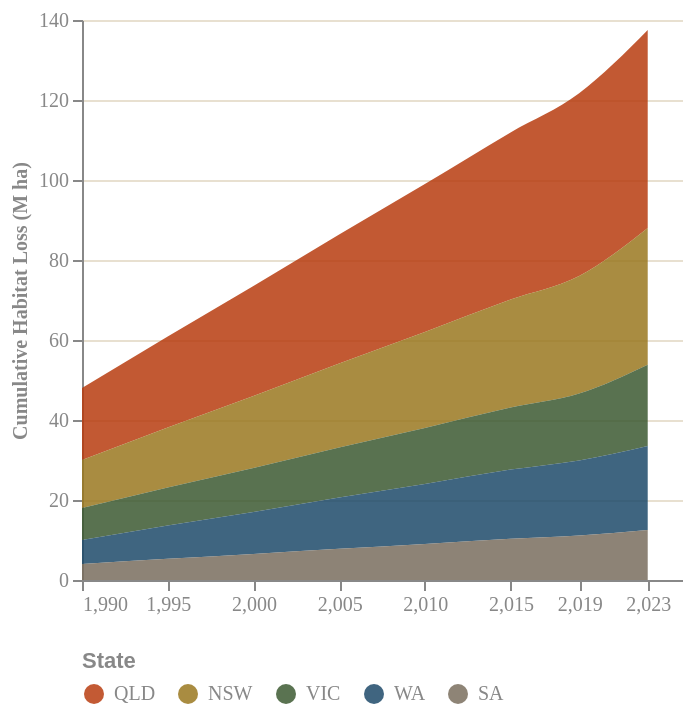

This figure's Vega-Lite source:
### Vega-Lite specification from a JSON file in a GitHub repository (floating-point values rounded to 4 significant figures)
{"$schema": "https://vega.github.io/schema/vega-lite/v5.json", "width": "container", "height": 280, "background": "transparent", "data": {"values": [{"year": 1990, "state": "QLD", "loss_mha": 18.0}, {"year": 1995, "state": "QLD", "loss_mha": 22.8}, {"year": 2000, "state": "QLD", "loss_mha": 27.5}, {"year": 2005, "state": "QLD", "loss_mha": 32.3}, {"year": 2010, "state": "QLD", "loss_mha": 37.0}, {"year": 2015, "state": "QLD", "loss_mha": 41.8}, {"year": 2019, "state": "QLD", "loss_mha": 45.7}, {"year": 2023, "state": "QLD", "loss_mha": 49.5}, {"year": 1990, "state": "NSW", "loss_mha": 12.0}, {"year": 1995, "state": "NSW", "loss_mha": 15.0}, {"year": 2000, "state": "NSW", "loss_mha": 18.0}, {"year": 2005, "state": "NSW", "loss_mha": 21.0}, {"year": 2010, "state": "NSW", "loss_mha": 24.0}, {"year": 2015, "state": "NSW", "loss_mha": 27.0}, {"year": 2019, "state": "NSW", "loss_mha": 29.4}, {"year": 2023, "state": "NSW", "loss_mha": 34.2}, {"year": 1990, "state": "VIC", "loss_mha": 8.0}, {"year": 1995, "state": "VIC", "loss_mha": 9.5}, {"year": 2000, "state": "VIC", "loss_mha": 11.0}, {"year": 2005, "state": "VIC", "loss_mha": 12.5}, {"year": 2010, "state": "VIC", "loss_mha": 14.0}, {"year": 2015, "state": "VIC", "loss_mha": 15.5}, {"year": 2019, "state": "VIC", "loss_mha": 16.7}, {"year": 2023, "state": "VIC", "loss_mha": 20.3}, {"year": 1990, "state": "WA", "loss_mha": 6.0}, {"year": 1995, "state": "WA", "loss_mha": 8.3}, {"year": 2000, "state": "WA", "loss_mha": 10.5}, {"year": 2005, "state": "WA", "loss_mha": 12.8}, {"year": 2010, "state": "WA", "loss_mha": 15.0}, {"year": 2015, "state": "WA", "loss_mha": 17.3}, {"year": 2019, "state": "WA", "loss_mha": 18.8}, {"year": 2023, "state": "WA", "loss_mha": 21.0}, {"year": 1990, "state": "SA", "loss_mha": 4.0}, {"year": 1995, "state": "SA", "loss_mha": 5.3}, {"year": 2000, "state": "SA", "loss_mha": 6.5}, {"year": 2005, "state": "SA", "loss_mha": 7.8}, {"year": 2010, "state": "SA", "loss_mha": 9.0}, {"year": 2015, "state": "SA", "loss_mha": 10.3}, {"year": 2019, "state": "SA", "loss_mha": 11.1}, {"year": 2023, "state": "SA", "loss_mha": 12.5}]}, "mark": {"type": "area", "opacity": 0.85, "interpolate": "monotone"}, "encoding": {"x": {"field": "year", "type": "quantitative", "axis": {"title": null, "grid": false, "labelColor": "#888", "labelFont": "DM Mono", "values": [1990, 1995, 2000, 2005, 2010, 2015, 2019, 2023]}}, "y": {"field": "loss_mha", "type": "quantitative", "stack": "zero", "title": "Cumulative Habitat Loss (M ha)", "axis": {"titleColor": "#888", "labelColor": "#888", "titleFont": "DM Mono", "labelFont": "DM Mono", "titleFontSize": 10, "grid": true, "gridColor": "#e8e0d0"}}, "color": {"field": "state", "type": "nominal", "scale": {"domain": ["QLD", "NSW", "VIC", "WA", "SA"], "range": ["#b83d10", "#9a7820", "#3d5a32", "#1e4a6a", "#7a6e5e"]}, "legend": {"title": "State", "labelColor": "#888", "titleColor": "#888", "labelFont": "DM Mono", "orient": "bottom"}}, "tooltip": [{"field": "state", "title": "State"}, {"field": "year", "title": "Year"}, {"field": "loss_mha", "title": "Cumulative Loss (M ha)", "format": ".1f"}]}, "config": {"view": {"stroke": null}}}
